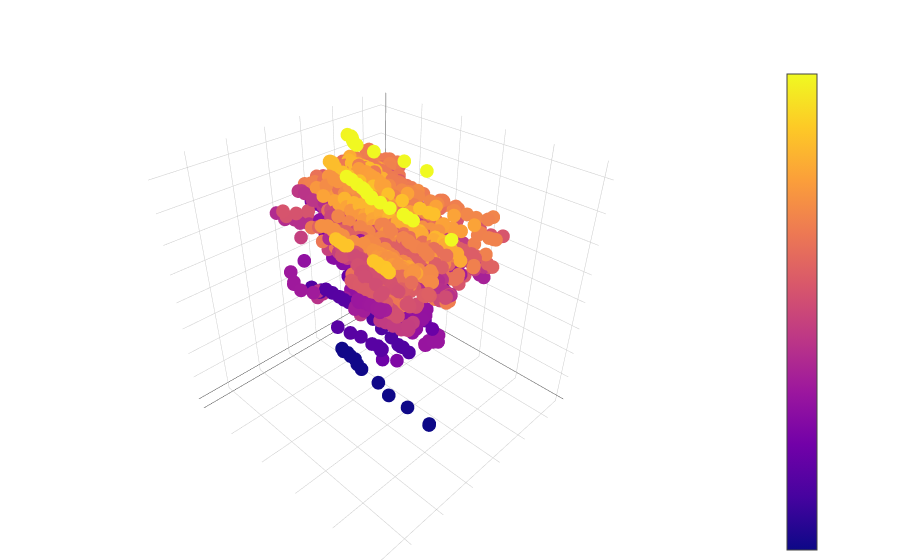

Notebook cell for this chart:
### Code cell
regression_df = pd.read_csv(OUT_QUESTION1/"final_panel_for_regression.csv")

# --- Create the 3D Interactive Scatter Plot using Plotly Express ---
fig_3d = px.scatter_3d(
    regression_df,
    x=np.log(regression_df['gdp_per_capita'] + 1),
    y=regression_df['internet_usage_pct'],
    z=np.log(regression_df['Exports_Digital_Service'] + 1),
    color=np.log(regression_df['population'] + 1),
    color_continuous_scale=px.colors.sequential.Plasma, # Using the same theme
    hover_name='country_name_x', # Use the correct column name from your DataFrame
    labels={
        "x": "Log(GDP per Capita)",
        "y": "Internet Usage (%)",
        "z": "Log(Digital Service Exports)",
        "color": "Log(Population)"
    },
    title="3D View: Exports, GDP, and Internet Adoption"
)

# --- Improve the layout for a cleaner look ---
fig_3d.update_layout(
    margin=dict(l=0, r=0, b=0, t=40),
    paper_bgcolor="rgba(0,0,0,0)", # Transparent background
    plot_bgcolor="rgba(0,0,0,0)",  # Transparent background
    font_color="white"             # White text for dark themes
)

# --- Save the plot as an HTML file for your Streamlit app ---
# Make sure your IN_QUESTION1 path is defined
output_path_3d = OUT_QUESTION1 / "interactive_3d_plot.html"
fig_3d.write_html(output_path_3d)
fig_3d.show()

### Figure 1 — Plotly figure (JSON) as saved in the notebook; plotly's stock layout.template omitted (floating-point values rounded to 4 significant figures; data arrays with more than 128 entries replaced by an {"elided": "..."} marker saying what was removed)
{"data": [{"hovertemplate": "<b>%{hovertext}</b><br><br>Log(GDP per Capita)=%{x}<br>internet_usage_pct=%{y}<br>Log(Digital Service Exports)=%{z}<br>Log(Population)=%{marker.color}<extra></extra>", "hovertext": {"elided": "2367 str values"}, "legendgroup": "", "marker": {"color": {"elided": "2367 float values"}, "coloraxis": "coloraxis", "symbol": "circle"}, "mode": "markers", "name": "", "scene": "scene", "showlegend": false, "type": "scatter3d", "x": {"elided": "2367 float values"}, "y": {"elided": "2367 float values"}, "z": {"elided": "2367 float values"}}], "layout": {"coloraxis": {"colorbar": {"title": {"text": "Log(Population)"}}, "colorscale": [[0, "#0d0887"], [0.1111, "#46039f"], [0.2222, "#7201a8"], [0.3333, "#9c179e"], [0.4444, "#bd3786"], [0.5556, "#d8576b"], [0.6667, "#ed7953"], [0.7778, "#fb9f3a"], [0.8889, "#fdca26"], [1, "#f0f921"]]}, "font": {"color": "white"}, "legend": {"tracegroupgap": 0}, "margin": {"b": 0, "l": 0, "r": 0, "t": 40}, "paper_bgcolor": "rgba(0,0,0,0)", "plot_bgcolor": "rgba(0,0,0,0)", "scene": {"domain": {"x": [0, 1], "y": [0, 1]}, "xaxis": {"title": {"text": "Log(GDP per Capita)"}}, "yaxis": {"title": {"text": "internet_usage_pct"}}, "zaxis": {"title": {"text": "Log(Digital Service Exports)"}}}, "title": {"text": "3D View: Exports, GDP, and Internet Adoption"}}}
